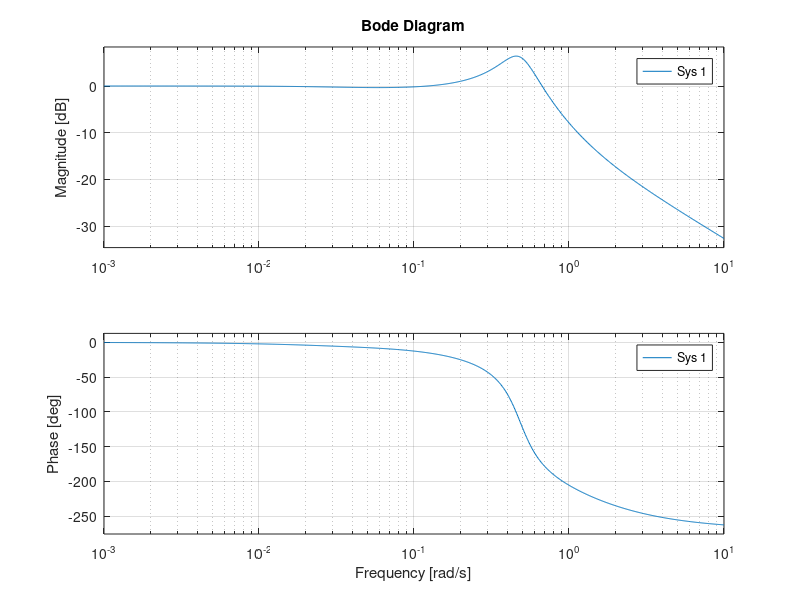

The MATLAB source for this figure: (Note: this script raises an error after producing the figure.)

%% 30 degrees of phasemargin
s=tf('s');
G=3*(-s+1)/((5*s+1)*(10*s+1));
b=0.5475;
K=(sqrt(b))/0.3505;
wcd=0.4;
tauD=1/(wcd*(sqrt(b)));
tauI=10/wcd;
gamma=0;
Fleadlag30 = K * (tauD*s+1)/(b*tauD*s+1) *(tauI*s+1)/(tauI*s+gamma);

%[a,b]=bode(G,0.4)
bode(Fleadlag30*G/(1+Fleadlag30*G))



%% 50 degrees of phasemargin
s=tf('s');
G=3*(-s+1)/((5*s+1)*(10*s+1));
b=0.2485;
K=(sqrt(b))/0.3505;
wcd=0.4;
tauD=1/(wcd*(sqrt(b)));
tauI=10/wcd;
gamma=0;
Fleadlag50 = K * (tauD*s+1)/(b*tauD*s+1) *(tauI*s+1)/(tauI*s+gamma);

stepinfo(Fleadlag50*G/(1+Fleadlag50*G))
